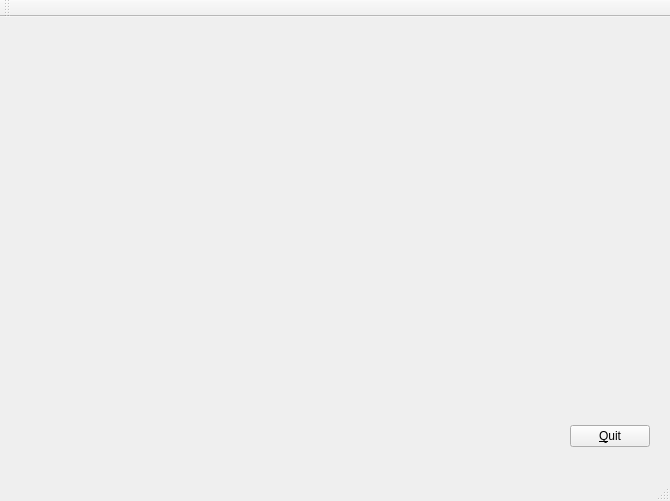
<?xml version="1.0" encoding="UTF-8"?>
<ui version="4.0">
 <class>MainWindow</class>
 <widget class="QMainWindow" name="MainWindow">
  <property name="geometry">
   <rect>
    <x>0</x>
    <y>0</y>
    <width>670</width>
    <height>501</height>
   </rect>
  </property>
  <property name="windowTitle">
   <string>MainWindow</string>
  </property>
  <widget class="QWidget" name="centralWidget">
   <property name="sizePolicy">
    <sizepolicy hsizetype="Expanding" vsizetype="Expanding">
     <horstretch>0</horstretch>
     <verstretch>0</verstretch>
    </sizepolicy>
   </property>
   <widget class="QWidget" name="layoutWidget">
    <property name="geometry">
     <rect>
      <x>10</x>
      <y>10</y>
      <width>651</width>
      <height>431</height>
     </rect>
    </property>
    <layout class="QHBoxLayout" name="horizontalLayout">
     <property name="sizeConstraint">
      <enum>QLayout::SetDefaultConstraint</enum>
     </property>
     <item>
      <widget class="GLOpenglHandler" name="widget" native="true">
       <property name="sizePolicy">
        <sizepolicy hsizetype="Expanding" vsizetype="Preferred">
         <horstretch>0</horstretch>
         <verstretch>0</verstretch>
        </sizepolicy>
       </property>
      </widget>
     </item>
     <item>
      <layout class="QVBoxLayout" name="verticalLayout">
       <item>
        <spacer name="verticalSpacer">
         <property name="orientation">
          <enum>Qt::Vertical</enum>
         </property>
         <property name="sizeHint" stdset="0">
          <size>
           <width>20</width>
           <height>40</height>
          </size>
         </property>
        </spacer>
       </item>
       <item>
        <widget class="QPushButton" name="pushButton">
         <property name="text">
          <string>&amp;Quit</string>
         </property>
        </widget>
       </item>
      </layout>
     </item>
    </layout>
   </widget>
  </widget>
  <widget class="QMenuBar" name="menuBar">
   <property name="geometry">
    <rect>
     <x>0</x>
     <y>0</y>
     <width>670</width>
     <height>21</height>
    </rect>
   </property>
  </widget>
  <widget class="QToolBar" name="mainToolBar">
   <attribute name="toolBarArea">
    <enum>TopToolBarArea</enum>
   </attribute>
   <attribute name="toolBarBreak">
    <bool>false</bool>
   </attribute>
  </widget>
  <widget class="QStatusBar" name="statusBar"/>
 </widget>
 <layoutdefault spacing="6" margin="11"/>
 <customwidgets>
  <customwidget>
   <class>GLOpenglHandler</class>
   <extends>QWidget</extends>
   <header>glopenglhandler.h</header>
   <container>1</container>
  </customwidget>
 </customwidgets>
 <resources/>
 <connections>
  <connection>
   <sender>pushButton</sender>
   <signal>clicked()</signal>
   <receiver>MainWindow</receiver>
   <slot>close()</slot>
   <hints>
    <hint type="sourcelabel">
     <x>630</x>
     <y>466</y>
    </hint>
    <hint type="destinationlabel">
     <x>669</x>
     <y>28</y>
    </hint>
   </hints>
  </connection>
 </connections>
</ui>
